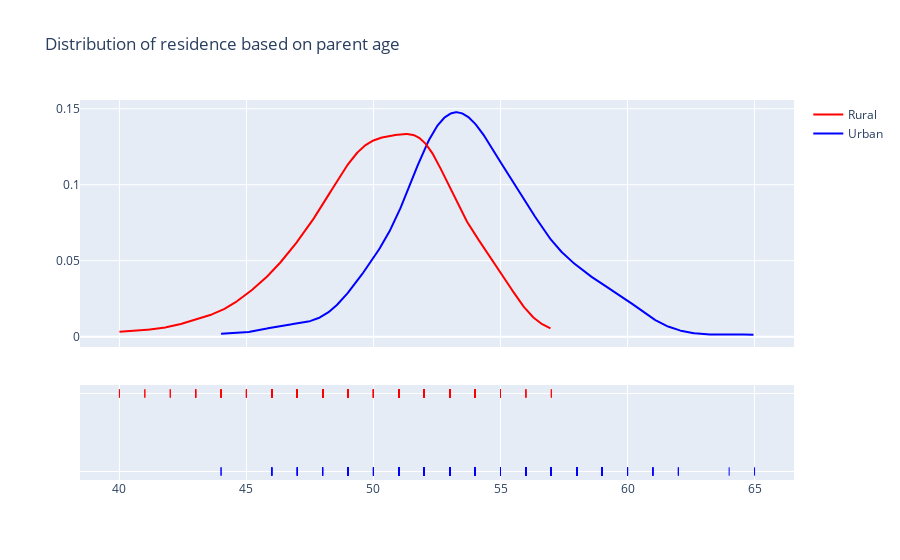

The cell this chart's notebook holds for it:
### Markdown cell above
In the figure below, we can see the distribution of students residence type based on the age of the parents. The students from the urban area usually have older parents, compared to the ones from rural area.

### Code cell
residence_urban =  df[df['residence'] == 'Urban']['parent_age']
residence_rural =  df[df['residence'] == 'Rural']['parent_age']

fig = ff.create_distplot([residence_urban,residence_rural],
                         ['Urban','Rural'], 
                         show_hist=False, 
                         colors=['blue','red'])
fig.update_layout(title_text='Distribution of residence based on parent age')
fig.show()

### Figure 1 — Plotly figure (JSON) as saved in the notebook; plotly's stock layout.template omitted (floating-point values rounded to 4 significant figures; data arrays with more than 128 entries replaced by an {"elided": "..."} marker saying what was removed)
{"data": [{"legendgroup": "Urban", "marker": {"color": "blue"}, "mode": "lines", "name": "Urban", "showlegend": true, "type": "scatter", "x": {"elided": "500 float values"}, "xaxis": "x", "y": {"elided": "500 float values"}, "yaxis": "y"}, {"legendgroup": "Rural", "marker": {"color": "red"}, "mode": "lines", "name": "Rural", "showlegend": true, "type": "scatter", "x": {"elided": "500 float values"}, "xaxis": "x", "y": {"elided": "500 float values"}, "yaxis": "y"}, {"legendgroup": "Urban", "marker": {"color": "blue", "symbol": "line-ns-open"}, "mode": "markers", "name": "Urban", "showlegend": false, "type": "scatter", "x": {"elided": "539 int values"}, "xaxis": "x", "y": {"elided": "539 str values"}, "yaxis": "y2"}, {"legendgroup": "Rural", "marker": {"color": "red", "symbol": "line-ns-open"}, "mode": "markers", "name": "Rural", "showlegend": false, "type": "scatter", "x": {"elided": "461 int values"}, "xaxis": "x", "y": {"elided": "461 str values"}, "yaxis": "y2"}], "layout": {"barmode": "overlay", "hovermode": "closest", "legend": {"traceorder": "reversed"}, "title": {"text": "Distribution of residence based on parent age"}, "xaxis": {"anchor": "y2", "domain": [0, 1], "zeroline": false}, "yaxis": {"anchor": "free", "domain": [0.35, 1], "position": 0}, "yaxis2": {"anchor": "x", "domain": [0, 0.25], "dtick": 1, "showticklabels": false}}}
